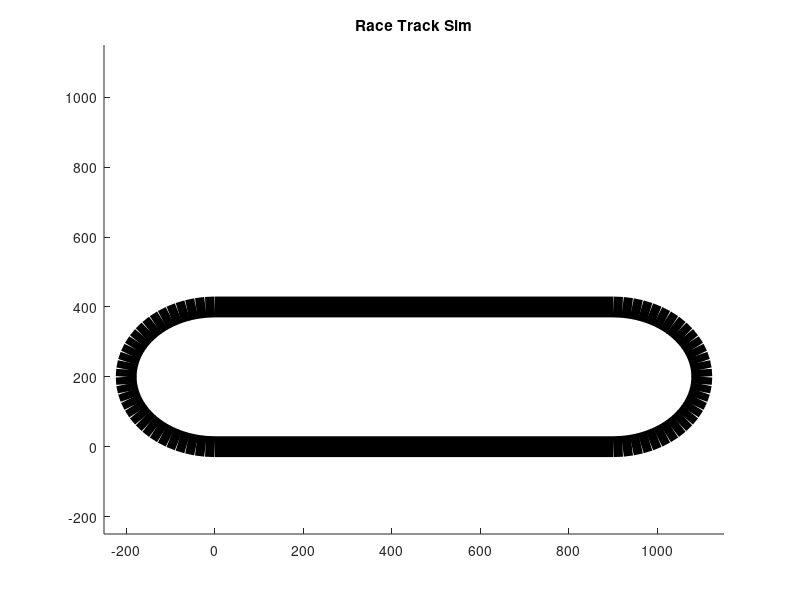

Source code (MATLAB): (Note: this script raises an error after producing the figure.)
rectX = -200; % track creation modeled below
rectY = 0;
rectWidth  = 1300;  
rectHeight = 400;   

rectangle('Position', [rectX, rectY, rectWidth, rectHeight], ...
          'Curvature', 1, 'EdgeColor', 'k', 'LineWidth', 15);

axis([-250, 1150, -250, 1150]);
title('Race Track Sim');

track_length = 900;   % Length of a straight segment
track_radial = 200;   % Circular parts of track
track_width  = 15;   % Width of track
percent_complete = 100; % Used to track where car is relative to origin

x_cord = zeros(1, percent_complete);
y_cord = zeros(1, percent_complete);
theta_val = zeros(1, percent_complete+1);


seg1 = 1:25; % straight segment
seg2 = 26:50; % curve #1
seg3 = 51:75; % straight segment
seg4 = 76:100; % curve #2

% Segment #1
x_cord(seg1) = (track_length / 25) * seg1;
y_cord(seg1) = 0;

% Segment #2
deltaTheta2 = (180 / 25) * (seg2 - 25) + 270;
theta_val(seg2) = deltaTheta2 - 270;  
x_cord(seg2) = track_length + track_radial * cosd(deltaTheta2);
y_cord(seg2) = track_radial + track_radial * sind(deltaTheta2);

% Segment #3
x_cord(seg3) = (track_length / 25) .* (50 - seg3) + track_length;
y_cord(seg3) = 400;

% Segment #4
deltaTheta4 = (180 / 25) * (seg4 - 75) + 90;
theta_val(seg4) = deltaTheta4 - 90;
x_cord(seg4) = track_radial * cosd(deltaTheta4);
y_cord(seg4) = track_radial + track_radial * sind(deltaTheta4);


x_cord = [0, x_cord]; %end at origin
y_cord = [0, y_cord]; %end at origin
      
hLine = animatedline('Color', 'b', 'LineWidth', 3); %line that follows car will be blue, width of 3 for the line

w = 20;
carShape = [ -2*w, -w; 
              2*w, -w;
              2*w,  w;
             -2*w,  w ];

car = patch('XData', carShape(:,1), 'YData', carShape(:,2), ...
                 'EdgeColor', 'k', 'FaceColor', 'blue');


total_complete = 100;
for j = 1:100
    addpoints(hLine, x_cord(j), y_cord(j)); %coordinating position with animation line
    currentPos = [x_cord(j), y_cord(j)]; %current positon
    
    if j == 1
        newCarShape = carShape + currentPos; %this'll rotate the car
    else
        angleRad = deg2rad(theta_val(j));
        newCarShape = rotate(carShape, angleRad) + currentPos;
    end

    set(car, 'XData', newCarShape(:,1), 'YData', newCarShape(:,2));

    pause(0.1); %doeesn't immediately start the car to give time for the graph to upload
end

% both of the functions below model the car rectangle rotating through the track
% takes the position of the car and rotates it

function xyt = rotate(xy, theta)
    xyt = (TF(theta) * xy')';
end

function y = TF(psi)
    y = [cos(psi), -sin(psi); sin(psi), cos(psi)];
end
